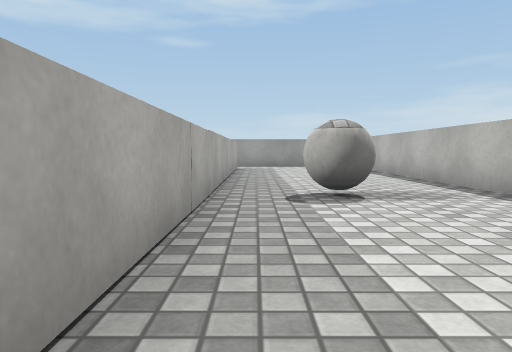
[1] (above)

16 first-person views from a walk through a 3-D level made in the Unity game engine. The camera is 0.63 m above the floor, tilts 4° down and sees 70° across. The floor is counted in squares, 1 m on a side. Each view is taken from the middle of a square. On the plan, view 1 faces up. The plan holds only what a view shows up to about 10 squares ahead; the rest is blank. Surface patterns are stand-ins for the level's own textures.

[2]
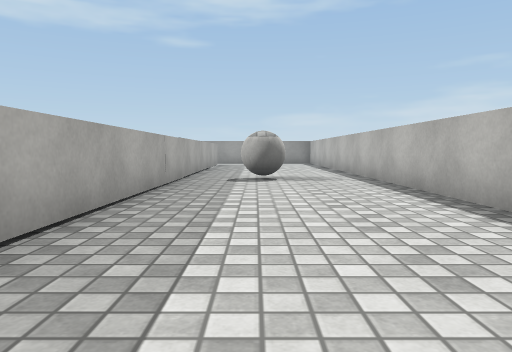

[3]
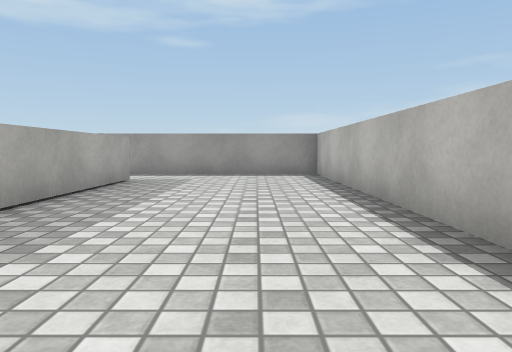

[4]
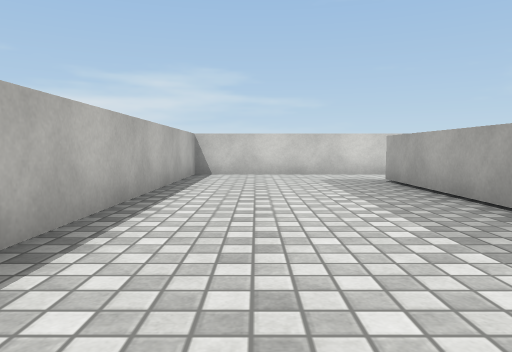

[5]
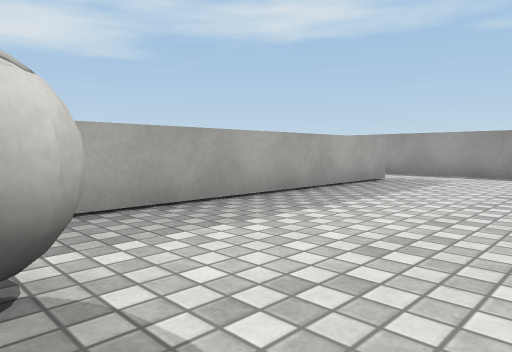

[6]
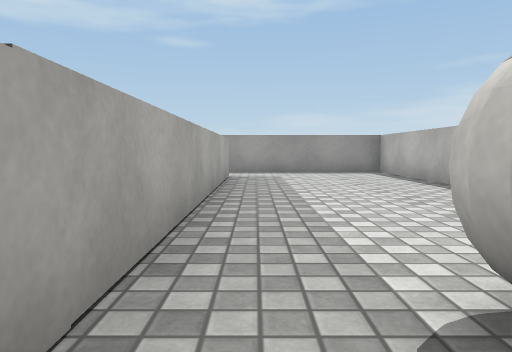

[7]
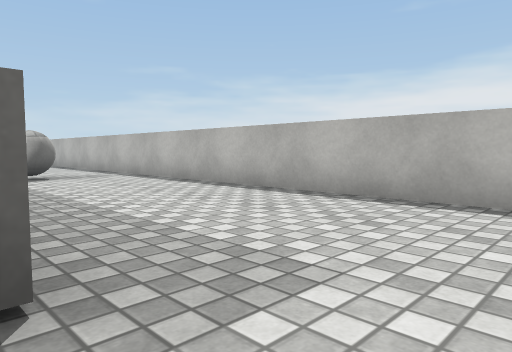

[8]
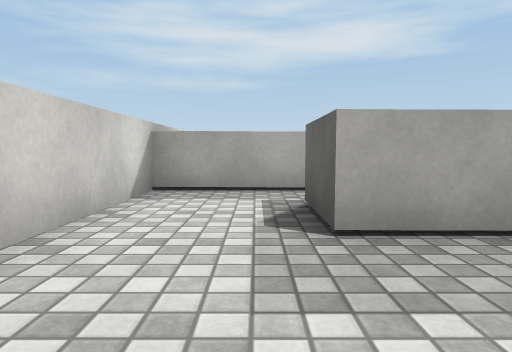

[9]
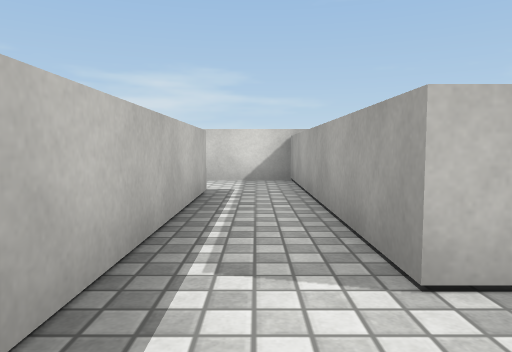

[10]
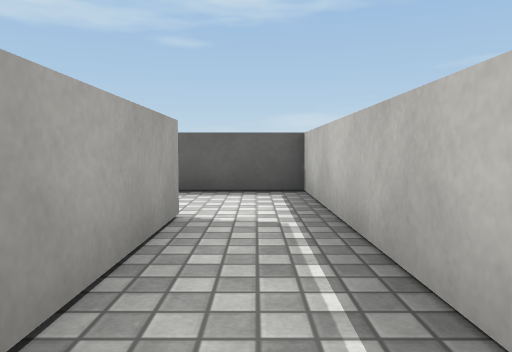

[11]
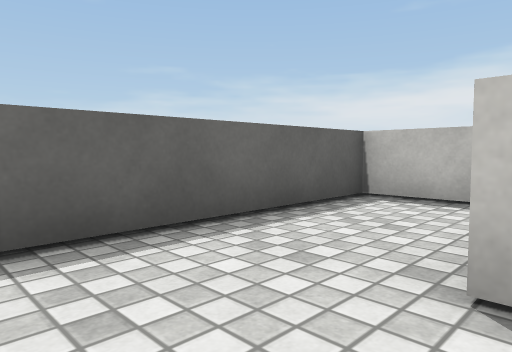

[12]
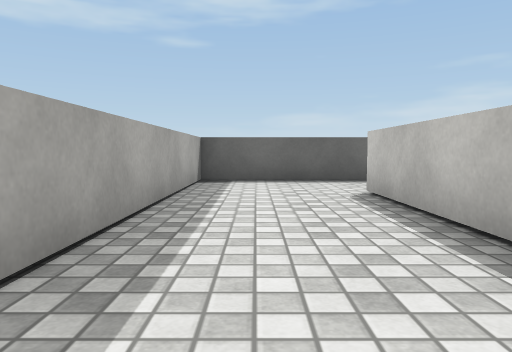

[13]
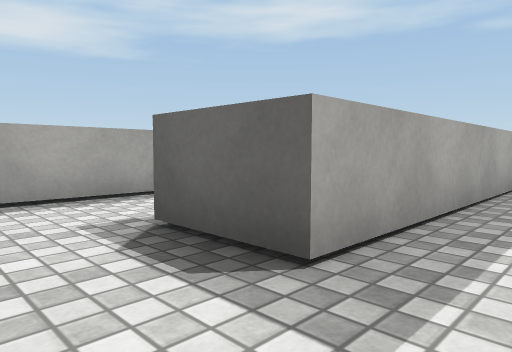

[14]
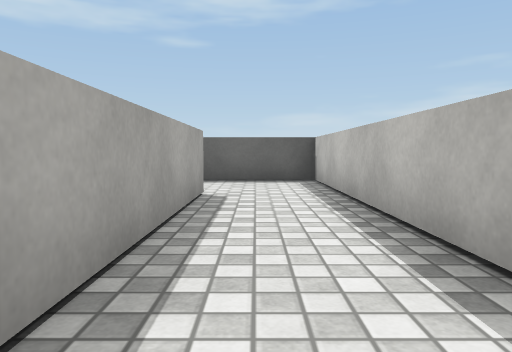

[15]
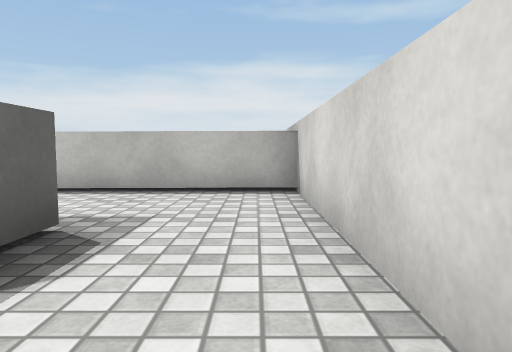

[16]
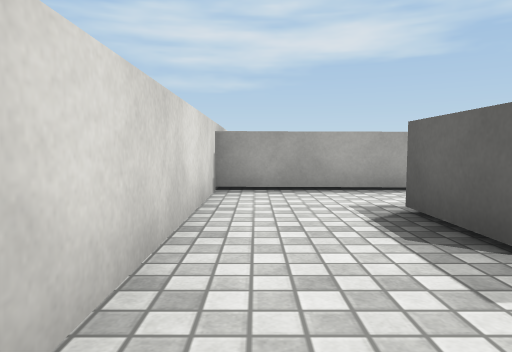

### Floor plan
Points are (right, up) in squares from view 1. A wall is a line through its corners. A room is listed if a view was taken in it or the views show most of it. See-through windows are left out.
Room 1 (views 1, 2, 3, 4, 5, 6, 8)
walls: (-0.6, 12.6) (-0.6, -2.4); (-0.5, -4.6) (3.6, -4.6) (3.6, 14.6) (-0.6, 14.6)
ways out: opening at (-1.5, -3.5) to room 2; opening at (-1.5, 13.5)
objects: ball (1, 5)
Room 2 (views 7, 9, 10)
walls: (-3.7, 1.4) (-3.7, -4.6) (-0.5, -4.6); (-0.6, -2.4) (-2.3, -2.4) (-2.3, 3.6) (-3.5, 3.6)
ways out: opening at (-1.5, -3.5) to room 1; opening at (-4.5, 2.5) to room 3
Room 3 (views 11, 12, 13, 14, 15, 16)
walls: (-4.2, 1.4) (-3.7, 1.4); (-11.8, 1.4) (-11.8, -4.6) (-5.4, -4.6) (-5.4, 1.5); (-3.5, 3.6) (-8.1, 3.6) (-8.1, -2.4) (-9.8, -2.4) (-9.8, 3.6) (-12.1, 3.6)
ways out: opening at (-4.5, 2.5) to room 2; opening at (-12.5, 2.5)

Where each view was taken, in squares from view 1:
view 1: 0 up, 0 right, facing up
view 2: 3 down, 1 right, facing up
view 3: 5 up, 2 right, facing up
view 4: 5 up, 2 right, facing down
view 5: 5 up, 3 right, facing up-left
view 6: 4 up, 0 right, facing up
view 7: 4 down, 1 left, facing up-right
view 8: 3 down, 2 right, facing left
view 9: 3 up, 3 left, facing down
view 10: 2 down, 3 left, facing up
view 11: 1 up, 7 left, facing up-right
view 12: 4 down, 7 left, facing up
view 13: 4 down, 7 left, facing up-left
view 14: 4 down, 11 left, facing up
view 15: 4 down, 11 left, facing right
view 16: 4 down, 6 left, facing left
